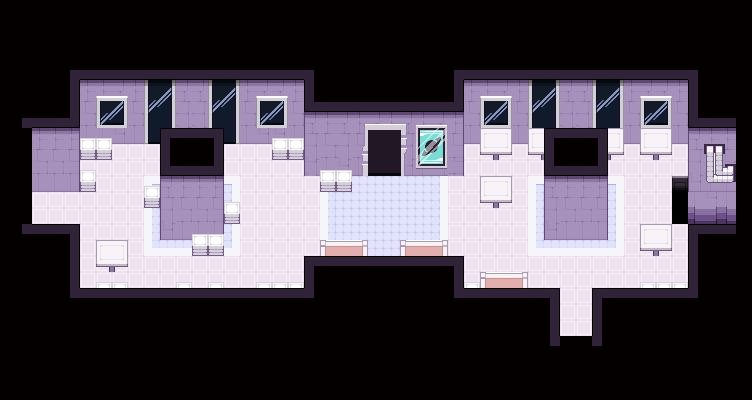

A 2D game scene composited from a Tiled map and its tileset images. What follows is a short description and the map's XML, with each tile layer's data collapsed to a summary:
An orthogonal 47x25 tile map with 16x16 px tiles, 3 tile layers (Artificial Lower Chip, Artificial Upper Chip, Artificial Overhead Chip), 5 hidden layers not drawn, 2 tilesets and 10 objects (10x Event).

<map version="1.0" orientation="orthogonal" renderorder="right-down" width="47" height="25" tilewidth="16" tileheight="16" nextobjectid="65">
 <properties>
  <property name="bgm" value="obsolete" />
  <property name="radio" value="You've lived. Very nice, very nice... Welcome to Sector 3." />
 </properties>
 <tileset firstgid="1" source="../tilesets/natural.tsx" />
 <tileset firstgid="481" source="../tilesets/artificial.tsx" />
 <layer name="Artificial Lower Chip" width="47" height="25">
  <properties>
   <property name="z" value="0.0" />
  </properties>
  <data>[1175 cells, 1173 non-empty, 56 distinct tile ids]</data>
 </layer>
 <layer name="Natural Lower Chip" width="47" height="25" visible="0">
  <properties>
   <property name="alt" value="true" />
   <property name="z" value="0.0" />
  </properties>
  <data>[1175 cells, 0 non-empty, 0 distinct tile ids]</data>
 </layer>
 <layer name="Natural Walls" width="47" height="25" visible="0">
  <properties>
   <property name="alt" value="true" />
   <property name="z" value=".1" />
  </properties>
  <data>[1175 cells, 0 non-empty, 0 distinct tile ids]</data>
 </layer>
 <layer name="Artificial Upper Chip" width="47" height="25">
  <properties>
   <property name="z" value=".5" />
  </properties>
  <data>[1175 cells, 86 non-empty, 39 distinct tile ids]</data>
 </layer>
 <layer name="Natural Upper Chip" width="47" height="25" visible="0">
  <properties>
   <property name="alt" value="true" />
   <property name="z" value=".5" />
  </properties>
  <data>[1175 cells, 0 non-empty, 0 distinct tile ids]</data>
 </layer>
 <layer name="Natural Wall Sidings" width="47" height="25" visible="0">
  <properties>
   <property name="alt" value="true" />
   <property name="z" value=".2" />
  </properties>
  <data>[1175 cells, 0 non-empty, 0 distinct tile ids]</data>
 </layer>
 <objectgroup name="Object Layer">
  <properties>
   <property name="z" value=".5" />
  </properties>
  <object id="54" name="tele" type="Event" x="560" y="336" width="32" height="16">
   <properties>
    <property name="onCollide" value="teleport('sector2/2f.tmx', 25, 6)" />
   </properties>
  </object>
  <object id="55" name="tele" type="Event" x="368" y="160" width="32" height="16">
   <properties>
    <property name="onCollide" value="teleport('sector3/3b.tmx', 9, 57)" />
   </properties>
  </object>
  <object id="56" name="arrow" type="Event" x="368" y="80" width="16" height="16">
   <properties>
    <property name="appearance" value="4dir_arrow" />
    <property name="face" value="NORTH" />
   </properties>
  </object>
  <object id="57" name="arrow" type="Event" x="384" y="80" width="16" height="16">
   <properties>
    <property name="appearance" value="4dir_arrow" />
    <property name="face" value="NORTH" />
   </properties>
  </object>
  <object id="58" name="arrow" type="Event" x="560" y="336" width="16" height="16">
   <properties>
    <property name="appearance" value="4dir_arrow" />
    <property name="face" value="SOUTH" />
   </properties>
  </object>
  <object id="59" name="arrow" type="Event" x="576" y="336" width="16" height="16">
   <properties>
    <property name="appearance" value="4dir_arrow" />
    <property name="face" value="SOUTH" />
   </properties>
  </object>
  <object id="60" name="tele" type="Event" x="16" y="192" width="16" height="32">
   <properties>
    <property name="onCollide" value="teleport('sector3/4a.tmx', 39, 22)" />
   </properties>
  </object>
  <object id="61" name="arrow" type="Event" x="16" y="176" width="16" height="16">
   <properties>
    <property name="appearance" value="4dir_arrow" />
    <property name="face" value="WEST" />
   </properties>
  </object>
  <object id="62" name="arrow" type="Event" x="16" y="192" width="16" height="16">
   <properties>
    <property name="appearance" value="4dir_arrow" />
    <property name="face" value="WEST" />
   </properties>
  </object>
  <object id="64" name="Trigger" type="Event" x="464" y="240" width="80" height="16">
   <properties>
    <property name="hide" value="return getSwitch('meet')" />
    <property name="onCollide" value="speak('You\'ve made it to Sector 3. I\'ll be waiting for you at the collider.'); sceneSwitch('meet', true)" />
   </properties>
  </object>
 </objectgroup>
 <layer name="Artificial Overhead Chip" width="47" height="25">
  <properties>
   <property name="z" value="1.5" />
  </properties>
  <data>[1175 cells, 10 non-empty, 1 distinct tile ids]</data>
 </layer>
 <layer name="Natural Overhead Chip" width="47" height="25" visible="0">
  <properties>
   <property name="alt" value="true" />
   <property name="z" value="1.5" />
  </properties>
  <data>[1175 cells, 0 non-empty, 0 distinct tile ids]</data>
 </layer>
</map>
